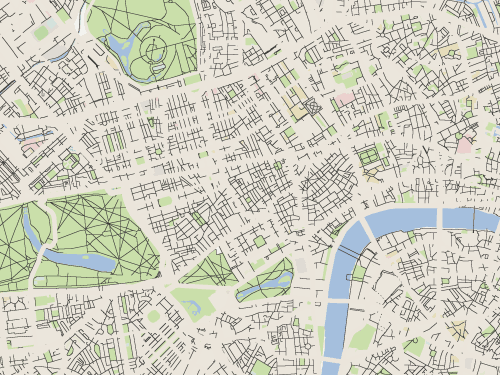
%> input picture AI Path Planning Algorithm/images/x2.png, 500 x 375 px
$ octave ref5_2.m   (GNU Octave 9; MATLAB toolbox functions it lacks are replaced by stand-ins)
%> lines starting %> are read from the running program, lines starting %| are printed output that depends on the picture; in (x1, y1, x2, y2) boxes, pixels count from 0 and x2, y2 are one past the last pixel; in counts of white or black regions, pixels touching at a corner belong together; the program's own positions count from 1
### AI Path Planning Algorithm/algo_ref5.m
function [s dir costt]=algo_ref5(travelled,s,e,map,dir,counter,costt)
% It is a deciding algorithm where the robot is to move next
% It is a modified version of A*
% It implements A* algorithm for path finding using 8 neighbours
% travelled is a 2d array of x and y coordinates that hav already been
% covered by the robot
t_size=size(travelled);
map_size=size(map);
x=s(1);
y=s(2);
% 9 boxex in the region
check=[x y-1; x-1 y; x+1 y; x y+1];
direc=[0 -1; -1 0; 1 0; 0 1];
cost(1:4)=0;
for i=1:4
    x=check(i,1);
    y=check(i,2);
    px(1:2)=0;
    mini=255;
    % extracting pixels in range of directions defined according to direc
    for j=1:2
        xx=x+(j-1)*direc(i,1);
        yy=y+(j-1)*direc(i,2);
        px(i,j)=map(yy,xx);
    end
    mini=min(px(i,:));
%     if(map(y,x)==255)
    if(mini~=0 && counter<=6)% && (dir(1)==direc(i,1) || dir(2)==direc(i,2)) )
        flag=0;
        %searching for current x y alradey travelled
        for j=1:t_size(1);
            if(travelled(j,1)==x && travelled(j,2)==y)
                flag=1;
                break;
            end
        end
        if(flag==1) % box already travelled
%             cost(i)=(map_size(1)*map_size(2))^2;
            cost(i)=(abs(e(1)-x)^2+abs(e(2)-y)^2+100^2);
        else % box not travelled yet
            cost(i)=(abs(e(1)-x)^2+abs(e(2)-y)^2);
        end
    elseif(mini~=0 && counter>6 )
        flag=0;
        %searching for current x y alradey travelled
        for j=1:t_size(1);
            if(travelled(j,1)==x && travelled(j,2)==y)
                flag=1;
                break;
            end
        end
        if(flag==1) % box already travelled
            cost(i)=(map_size(1)*map_size(2))^2;
        else % box not travelled yet
            cost(i)=(abs(e(1)-x)^2+abs(e(2)-y)^2);
        end
    else
        cost(i)=(map_size(1)*map_size(2))^2;
    end
end
% cost(5)=max(cost);
m=min(cost);
[mini pos]=find(cost==m);
pos_size=size(pos);
if(pos_size(2)==1)
    s(1)=check(pos,1);
    s(2)=check(pos,2);
    dir(1)=direc(pos,1);
    dir(2)=direc(pos,2);
    costt=costt+cost(pos);
%     p0=pos;
else
    for i=1:pos_size(2)
        if(pos(i)~=5)
            s(1)=check(pos(i),1);
            s(2)=check(pos(i),2);
            dir(1)=direc(pos(i),1);
            dir(2)=direc(pos(i),2);
            costt=costt+cost(pos(i));
%             p1=pos(i);
            break;
        end
    end
end

end

### AI Path Planning Algorithm/draw_rect.m
function [h]=draw_rect( x,y,color )
% It draws rectangular body for robot
% The outer rectangle depicts its viewing area

h(1)=rectangle('Position', [x-2,y-2,4,4],'EdgeColor',color,'FaceColor',color,'LineWidth',1);
if(color=='g')
    h(2)=rectangle('Position', [x-15,y-15,30,30],'EdgeColor','b','LineWidth',1);
end

end

### AI Path Planning Algorithm/ref5_2.m
clear all;
clc;
img1=imread('images\x2.png');
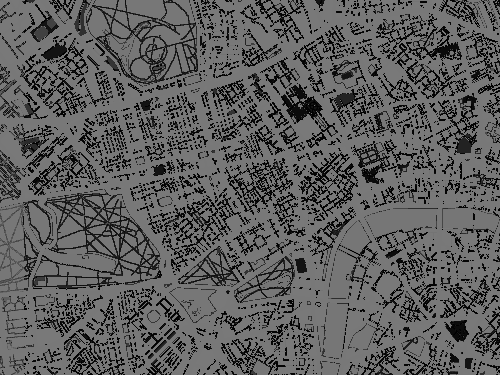
%> img1: size 375x500 uint8; min 0, max 121, mean 93.7
[r c d]=size(img1);
%> r = 375; c = 500; d = 1
if d>1
    img=rgb2gray(img1);
else
    img=img1;
end


% img=imadjust(img,[0.0;1.0],[0.0;1.0],5);
thresh=graythresh(img);
%> thresh = 0.263
map=im2bw(img,thresh);
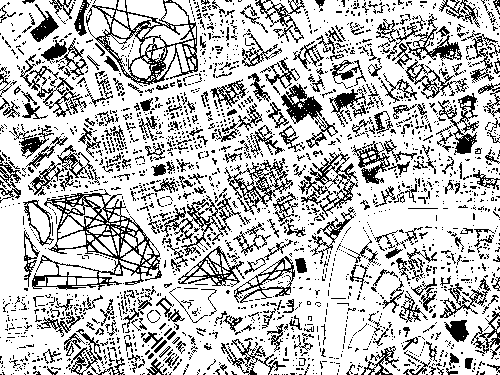
%> map: size 375x500 logical; 75.1% white; black in thin lines or dots
map=uint8(map*255);
%> map: size 375x500 uint8; 75.1% white; black in thin lines or dots

%creating boundry wall in the image
map(1,:)=0;
map(end,:)=0;
map(:,1)=0;
map(:,end)=0;
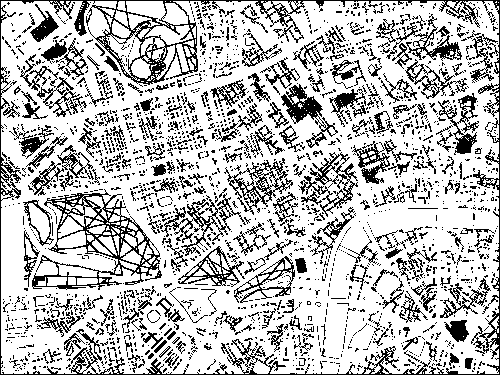
%> map: size 375x500 uint8; 74.4% white; black in thin lines or dots

% [s,e]=input(map);
s=[391 177]; e=[61 123];

travelled(1,1)=s(1);
travelled(1,2)=s(2);
map(s(2),s(1))=100;
%> map: size 375x500 uint8; under 0.01% of pixels changed, all inside (x1, y1, x2, y2) = (390, 176, 391, 177)
dir=[0 0];

top=1;
counter=0;
prev_s(1)=s(1);
prev_s(2)=s(2);
imshow(map);
h1=draw_rect(s(1),s(2),'g');
h2=draw_rect(e(1),e(2),'r');
cost(1)=0;
tme(1)=0;
while(s(1)~=e(1) || s(2)~=e(2))
    t1=tic;
    [s dir cost(end+1)]=algo_ref5(travelled,s,e,map,dir,counter,cost(end));
%> after the loop in algo_ref5, `for i=1:4`: cost = [111709 111157 112477 111925]; flag = 0; px = [0 0; 0 255; 255 255; 255 255]
%> in algo_ref5, `m=min(cost);`: m = 111157
%> in algo_ref5, `[mini pos]=find(cost==m);`: mini = 1; pos = 2
%> in algo_ref5, `pos_size=size(pos);`: pos_size = [1 1]
%> in algo_ref5, `costt=costt+cost(pos);`: costt = 111157
    tme(end+1)=toc(t1)*1000;
%     if(s(1)==prev_s(1) && s(2)==prev_s(2))
    if(s(1)>=prev_s(1)-5 && s(1)<=prev_s(1)+5 && s(2)>=prev_s(2)-5 && s(2)<=prev_s(2)+5)
        counter=counter+1;
    else
        counter=0;
        prev_s(1)=s(1);
        prev_s(2)=s(2);
    end
%     imshow(map);
%     draw_rect(s(1),s(2),'g');
%     draw_rect(e(1),e(2),'r');
    set(h1(1),'Position',[s(1)-2,s(2)-2,4,4]);
    set(h1(2),'Position',[s(1)-15,s(2)-15,30,30]);
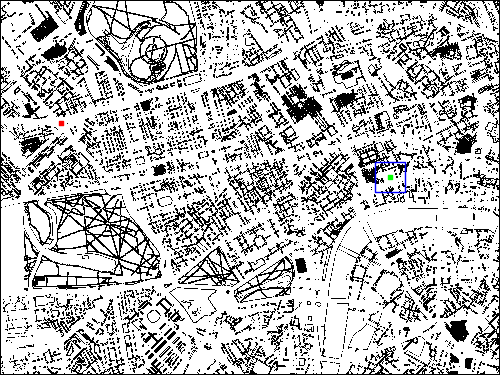
%> figure redrawn from the program's plot data

    map(s(2),s(1))=100;
%> map: size 375x500 uint8; min 0, max 255, mean 189.7; mean of the top-left, top-right, bottom-left and bottom-right quarters 186.8, 180.8, 191.2, 200
    top=top+1;
    travelled(top,1)=s(1);
    travelled(top,2)=s(2);

    pause(0.0001);
end
total_cost=cost(end)
avg_time=mean(tme)
